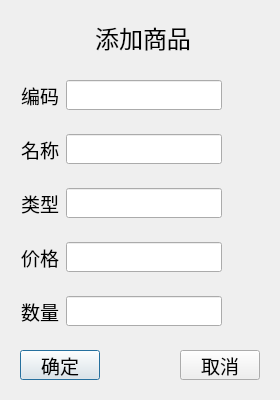
<?xml version="1.0" encoding="UTF-8"?>
<ui version="4.0">
 <class>Dlg_AddPro</class>
 <widget class="QDialog" name="Dlg_AddPro">
  <property name="geometry">
   <rect>
    <x>0</x>
    <y>0</y>
    <width>280</width>
    <height>400</height>
   </rect>
  </property>
  <property name="windowTitle">
   <string>超市商品信息管理系统</string>
  </property>
  <layout class="QGridLayout" name="gridLayout_7" rowstretch="1,1,1,1,1,1,1">
   <item row="3" column="0">
    <widget class="QWidget" name="widget_4" native="true">
     <layout class="QGridLayout" name="gridLayout_5">
      <item row="0" column="1">
       <widget class="QLineEdit" name="le_type">
        <property name="minimumSize">
         <size>
          <width>0</width>
          <height>30</height>
         </size>
        </property>
       </widget>
      </item>
      <item row="0" column="0">
       <widget class="QLabel" name="label_3">
        <property name="minimumSize">
         <size>
          <width>40</width>
          <height>0</height>
         </size>
        </property>
        <property name="maximumSize">
         <size>
          <width>40</width>
          <height>16777215</height>
         </size>
        </property>
        <property name="font">
         <font>
          <family>宋体</family>
          <pointsize>14</pointsize>
         </font>
        </property>
        <property name="text">
         <string>类型</string>
        </property>
        <property name="alignment">
         <set>Qt::AlignCenter</set>
        </property>
       </widget>
      </item>
      <item row="0" column="2">
       <spacer name="horizontalSpacer_6">
        <property name="orientation">
         <enum>Qt::Horizontal</enum>
        </property>
        <property name="sizeType">
         <enum>QSizePolicy::Minimum</enum>
        </property>
        <property name="sizeHint" stdset="0">
         <size>
          <width>38</width>
          <height>20</height>
         </size>
        </property>
       </spacer>
      </item>
     </layout>
    </widget>
   </item>
   <item row="1" column="0">
    <widget class="QWidget" name="widget_2" native="true">
     <layout class="QGridLayout" name="gridLayout_2">
      <item row="0" column="0">
       <widget class="QLabel" name="label_2">
        <property name="minimumSize">
         <size>
          <width>40</width>
          <height>0</height>
         </size>
        </property>
        <property name="maximumSize">
         <size>
          <width>40</width>
          <height>16777215</height>
         </size>
        </property>
        <property name="font">
         <font>
          <family>宋体</family>
          <pointsize>14</pointsize>
         </font>
        </property>
        <property name="text">
         <string>编码</string>
        </property>
        <property name="alignment">
         <set>Qt::AlignCenter</set>
        </property>
       </widget>
      </item>
      <item row="0" column="1">
       <widget class="QLineEdit" name="le_proid">
        <property name="minimumSize">
         <size>
          <width>0</width>
          <height>30</height>
         </size>
        </property>
       </widget>
      </item>
      <item row="0" column="2">
       <spacer name="horizontalSpacer_4">
        <property name="orientation">
         <enum>Qt::Horizontal</enum>
        </property>
        <property name="sizeType">
         <enum>QSizePolicy::Minimum</enum>
        </property>
        <property name="sizeHint" stdset="0">
         <size>
          <width>38</width>
          <height>20</height>
         </size>
        </property>
       </spacer>
      </item>
     </layout>
    </widget>
   </item>
   <item row="2" column="0">
    <widget class="QWidget" name="widget_3" native="true">
     <layout class="QGridLayout" name="gridLayout_3">
      <item row="0" column="0">
       <widget class="QLabel" name="label">
        <property name="minimumSize">
         <size>
          <width>40</width>
          <height>0</height>
         </size>
        </property>
        <property name="maximumSize">
         <size>
          <width>40</width>
          <height>16777215</height>
         </size>
        </property>
        <property name="font">
         <font>
          <family>宋体</family>
          <pointsize>14</pointsize>
         </font>
        </property>
        <property name="text">
         <string>名称</string>
        </property>
        <property name="alignment">
         <set>Qt::AlignCenter</set>
        </property>
       </widget>
      </item>
      <item row="0" column="1">
       <widget class="QLineEdit" name="le_name">
        <property name="minimumSize">
         <size>
          <width>0</width>
          <height>30</height>
         </size>
        </property>
       </widget>
      </item>
      <item row="0" column="2">
       <spacer name="horizontalSpacer_5">
        <property name="orientation">
         <enum>Qt::Horizontal</enum>
        </property>
        <property name="sizeType">
         <enum>QSizePolicy::Minimum</enum>
        </property>
        <property name="sizeHint" stdset="0">
         <size>
          <width>38</width>
          <height>20</height>
         </size>
        </property>
       </spacer>
      </item>
     </layout>
    </widget>
   </item>
   <item row="4" column="0">
    <widget class="QWidget" name="widget_5" native="true">
     <layout class="QGridLayout" name="gridLayout_4">
      <item row="0" column="1">
       <widget class="QLineEdit" name="le_price">
        <property name="minimumSize">
         <size>
          <width>0</width>
          <height>30</height>
         </size>
        </property>
       </widget>
      </item>
      <item row="0" column="0">
       <widget class="QLabel" name="label_4">
        <property name="minimumSize">
         <size>
          <width>40</width>
          <height>0</height>
         </size>
        </property>
        <property name="maximumSize">
         <size>
          <width>40</width>
          <height>16777215</height>
         </size>
        </property>
        <property name="font">
         <font>
          <family>宋体</family>
          <pointsize>14</pointsize>
         </font>
        </property>
        <property name="text">
         <string>价格</string>
        </property>
        <property name="alignment">
         <set>Qt::AlignCenter</set>
        </property>
       </widget>
      </item>
      <item row="0" column="2">
       <spacer name="horizontalSpacer_7">
        <property name="orientation">
         <enum>Qt::Horizontal</enum>
        </property>
        <property name="sizeType">
         <enum>QSizePolicy::Minimum</enum>
        </property>
        <property name="sizeHint" stdset="0">
         <size>
          <width>38</width>
          <height>20</height>
         </size>
        </property>
       </spacer>
      </item>
     </layout>
    </widget>
   </item>
   <item row="0" column="0">
    <widget class="QWidget" name="widget_7" native="true">
     <layout class="QHBoxLayout" name="horizontalLayout">
      <item>
       <spacer name="horizontalSpacer_2">
        <property name="orientation">
         <enum>Qt::Horizontal</enum>
        </property>
        <property name="sizeHint" stdset="0">
         <size>
          <width>88</width>
          <height>18</height>
         </size>
        </property>
       </spacer>
      </item>
      <item>
       <widget class="QLabel" name="le_title">
        <property name="font">
         <font>
          <family>宋体</family>
          <pointsize>18</pointsize>
         </font>
        </property>
        <property name="text">
         <string>添加商品</string>
        </property>
        <property name="alignment">
         <set>Qt::AlignCenter</set>
        </property>
       </widget>
      </item>
      <item>
       <spacer name="horizontalSpacer_3">
        <property name="orientation">
         <enum>Qt::Horizontal</enum>
        </property>
        <property name="sizeHint" stdset="0">
         <size>
          <width>82</width>
          <height>20</height>
         </size>
        </property>
       </spacer>
      </item>
     </layout>
    </widget>
   </item>
   <item row="6" column="0">
    <widget class="QWidget" name="widget" native="true">
     <layout class="QGridLayout" name="gridLayout" columnstretch="1,0,0">
      <item row="0" column="1">
       <spacer name="horizontalSpacer">
        <property name="orientation">
         <enum>Qt::Horizontal</enum>
        </property>
        <property name="sizeHint" stdset="0">
         <size>
          <width>80</width>
          <height>20</height>
         </size>
        </property>
       </spacer>
      </item>
      <item row="0" column="0">
       <widget class="QPushButton" name="bin_save">
        <property name="minimumSize">
         <size>
          <width>0</width>
          <height>30</height>
         </size>
        </property>
        <property name="font">
         <font>
          <family>宋体</family>
          <pointsize>14</pointsize>
         </font>
        </property>
        <property name="text">
         <string>确定</string>
        </property>
       </widget>
      </item>
      <item row="0" column="2">
       <widget class="QPushButton" name="bin_cancel">
        <property name="minimumSize">
         <size>
          <width>0</width>
          <height>30</height>
         </size>
        </property>
        <property name="font">
         <font>
          <family>宋体</family>
          <pointsize>14</pointsize>
         </font>
        </property>
        <property name="text">
         <string>取消</string>
        </property>
       </widget>
      </item>
     </layout>
    </widget>
   </item>
   <item row="5" column="0">
    <widget class="QWidget" name="widget_6" native="true">
     <layout class="QGridLayout" name="gridLayout_6">
      <item row="0" column="0">
       <widget class="QLabel" name="label_5">
        <property name="minimumSize">
         <size>
          <width>40</width>
          <height>0</height>
         </size>
        </property>
        <property name="maximumSize">
         <size>
          <width>40</width>
          <height>16777215</height>
         </size>
        </property>
        <property name="font">
         <font>
          <family>宋体</family>
          <pointsize>14</pointsize>
         </font>
        </property>
        <property name="text">
         <string>数量</string>
        </property>
        <property name="alignment">
         <set>Qt::AlignCenter</set>
        </property>
       </widget>
      </item>
      <item row="0" column="1">
       <widget class="QLineEdit" name="le_count">
        <property name="minimumSize">
         <size>
          <width>0</width>
          <height>30</height>
         </size>
        </property>
       </widget>
      </item>
      <item row="0" column="2">
       <spacer name="horizontalSpacer_8">
        <property name="orientation">
         <enum>Qt::Horizontal</enum>
        </property>
        <property name="sizeType">
         <enum>QSizePolicy::Minimum</enum>
        </property>
        <property name="sizeHint" stdset="0">
         <size>
          <width>38</width>
          <height>20</height>
         </size>
        </property>
       </spacer>
      </item>
     </layout>
    </widget>
   </item>
  </layout>
 </widget>
 <resources/>
 <connections/>
</ui>
